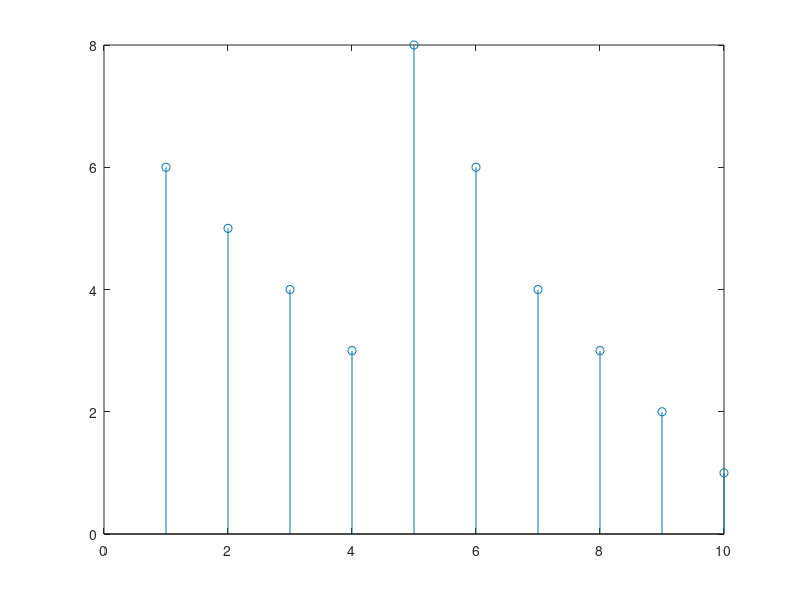

Here is the MATLAB script that generated this plot:
% y[n]=x1[n] * x2[n]
clear;
x1=[6 5 4 3 2 1];
x2=[1 0 0 0 1];

maxNum = max(length(x1), length(x2));
delta = abs(length(x1)- length(x2));
j = 1;

for i=1:length(x1) + length(x2) -1
     high = length(x2);
     low = (length(x2) + 1 - i);
     if(low <= 0) 
         low = abs(low -1);
         x3(i) = sum( x1((mod(i, length(x1))+2):6) .* x2(1 : length(x1) + length(x2) - i));
     else
          x3(i) = sum(x1(1:i) .* x2(min(low, high) : max(low : high)));
     end
end
n=1:length(x3);
stem(n,x3);